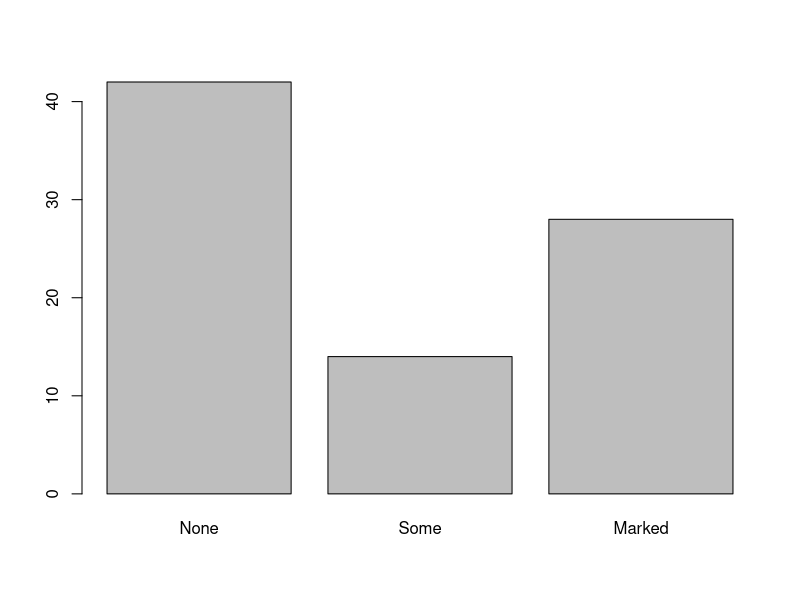
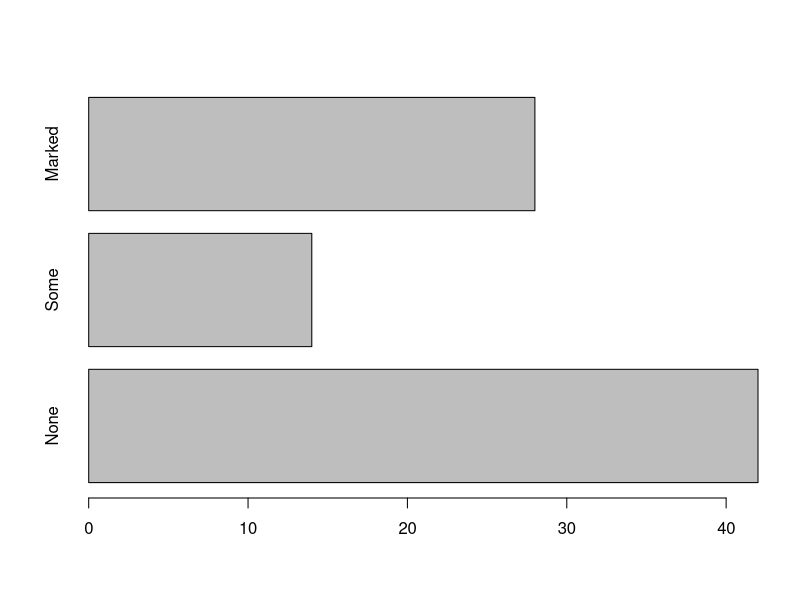
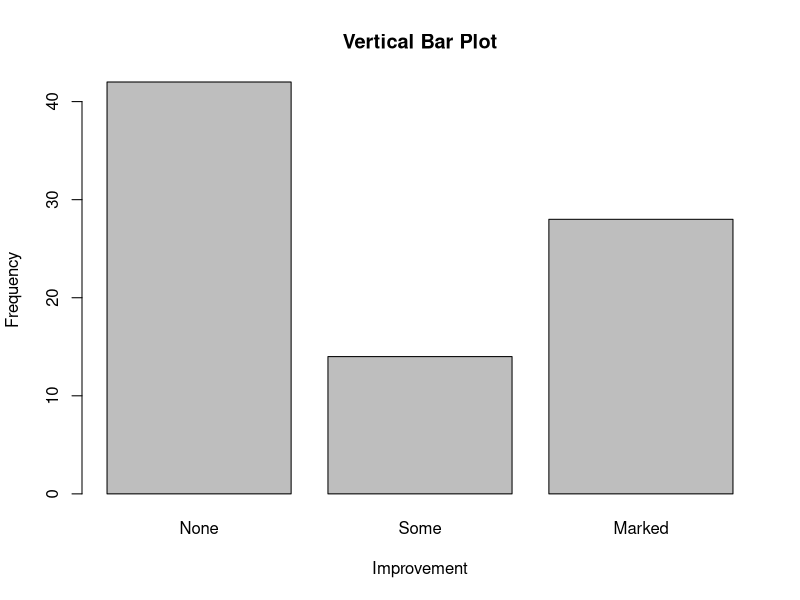
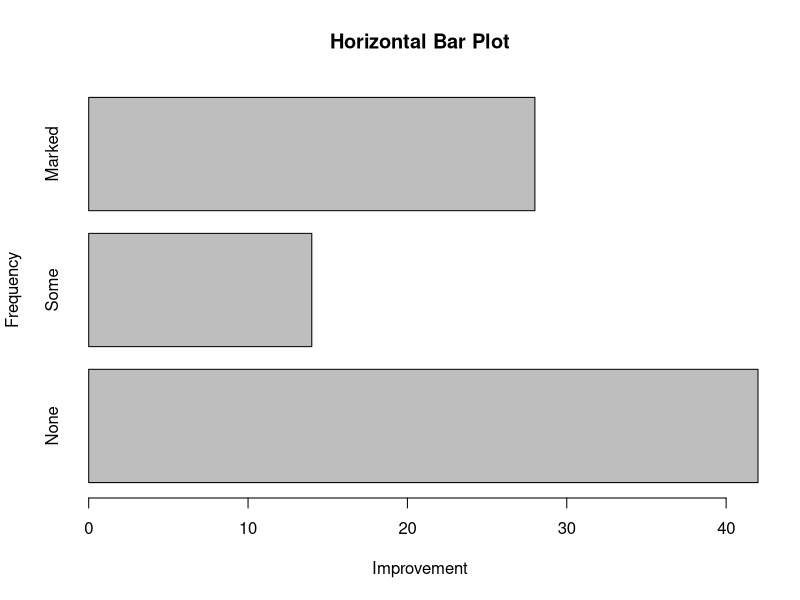
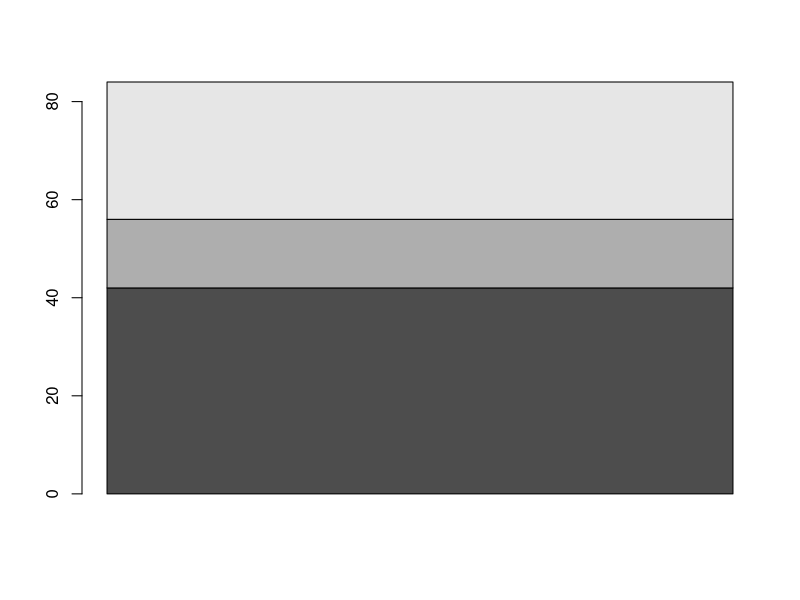
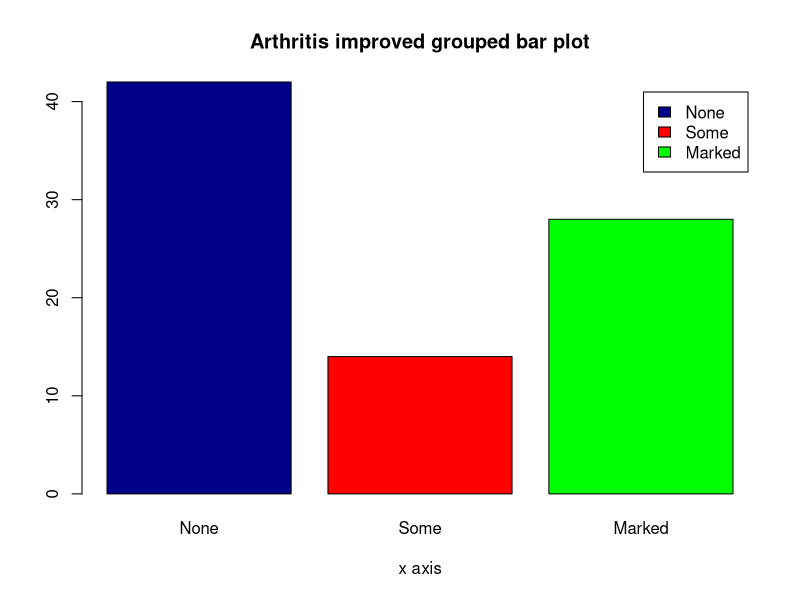
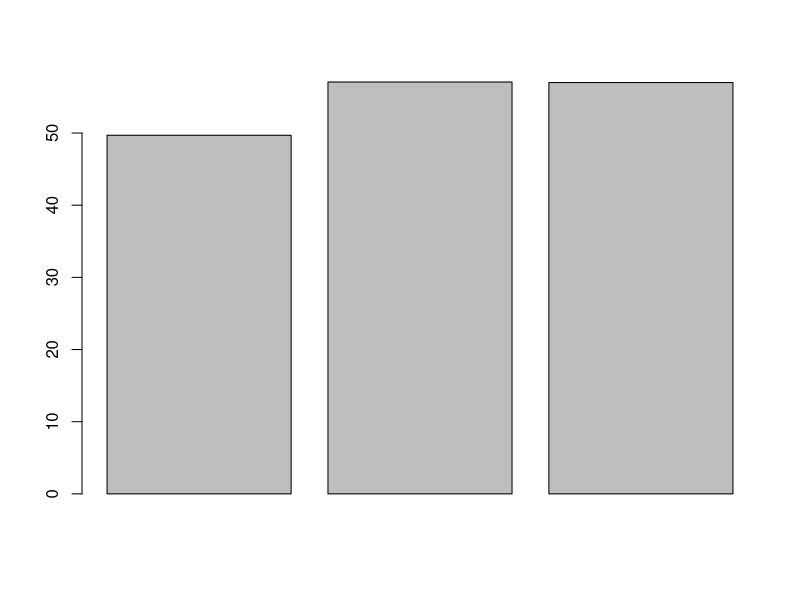
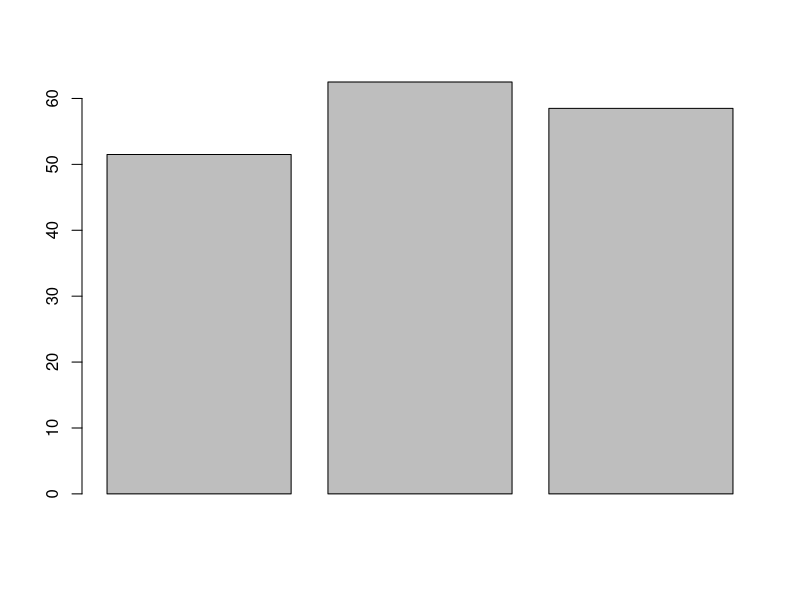

The R script that drew these images, in order: (Note: this script raises an error after producing the figures.)
#R Assignment - XLRI DS Program 
#Author@@@--Srividhya Balasubramaniam---
#Date @@@@--May21-2016

#************QUESTION#1*************#
#BEGIN
#Write a function, called myFunction(), which takes a single argument n, an implements the following:
  #Simulate n independent numbers, denoted by x = x1, x2, x3,.. xn  from the N(0,1) distribution.
  #Calculate the mean, xmean.
  #If xmean >= 0, then simulate n independent numbers denoted by y = y1, y2, y3,.. yn from the exponential density with the mean xmean.
  #If  xmean < 0, then simulate n independent numbers denoted by z = z1, z2, z3,.. zn from the exponential density with the mean -xmean.
  #Set y = -z
  #Calculate k which is the number of j with |y_j |  > |x_j |
  # Return the list of x, y and k with the names xVec, yVec and count respectively.
#SOLUTION

rexp(5, rate=1/30)
rexp(5, rate=1)
rexp(5, rate=1/5)
rnorm(5)

myFunction <- function(n) 
{ 
  #Normal Distribution with mean 0 and SD 1 generates n observations of random numbers
  xVec <- rnorm(n,0,1) 
  #Gives the mean of the vector xVec
  xMean <- mean(xVec) 
  #We use rexp to generate the exponential density with 1/mean
  #Then based on conditions we get the sign of value and re-apply
  yVec <- sign(xMean)*rexp(n, rate=abs(1/xMean)) 
  #Get the total number of values where unsigned y is > unsigned x eg: sum(4:3>2)
  count <- sum( abs(yVec) > abs(xVec) ) 
  #returns a list of the above vectors
  return(list(xVec=xVec, yVec=yVec, count=count))
}
n=6
myFunction(n)

#************QUESTION#2*************#
#Write a function colMeans which will accept a data frame as an input and find out the 
#mean of the data of each column of the dataframe. If the column is a non-numeric field, 
#then the function must display an appropriate message. Use this function on the cricData dataframe 
#that we have created in class.

#Solution
#Load the CricData DataFrame
setwd("C:/RPractice/RProjects/CodingR/Asssignment") #Sets current working directory
list.files()
cricdata <- read.csv("CricData.csv")#reads file to memory
cricdata # display the data

#Trying it manually without functions
nums<-sapply(cricdata, is.numeric)
nums
numCric<-cricdata[ , nums]
numCric
MeansCric<-apply(numCric,MARGIN=2,FUN=mean)
MeansCric

#Try this with Functions
colMeans <- function(d)
{
  nums<-sapply(d, is.numeric)
  numd<-d[ , nums]
  Meansd<-apply(numd,MARGIN=2,FUN=mean)
  return(Meansd)
}
colMeans(cricdata)

#Need help -incomplete need to show custom messages - could not show msg when it is non numeric


#**************QUESTION 3************************

#Q3. Write a function primefn() which will accept a integer parameter, n and return the first n prime numbers. 
#Sieve of Eratosthenes
#From 2 to N iteratively mark the non prime numbers. whichever is marked non prime iterate
#While any non prime left do the loop and then exit all the prime numbers
#Assuming n is an integer and n is not too large
#Iteration need not exceed square root of N

#Pseudo Code (from- wikipidia)
#Input: an integer n > 1

#Let A be an array of Boolean values, indexed by integers 2 to n,
#initially all set to true.

#for i = 2, 3, 4, ..., not exceeding √n:
 # if A[i] is true:
#  for j = i2, i2+i, i2+2i, i2+3i, ..., not exceeding n :
 # A[j] := false

#Output: all i such that A[i] is true.


PrimeSeive <- function(n)
{
  n <- as.integer(n)
  if(n > 1e8) stop("n too large")
  primes <- rep(TRUE, n)
  primes[1] <- FALSE
  lp <- 2
  intsqrtn <- floor(sqrt(n))
  while (lp <= intsqrtn)
  {
    #returns the multiples from 2*lastprime to n by multiples of lp
    primes[seq.int(2*lp, n, lp)] <- FALSE
    #get all the sets of values after lp till sqrt+1 for next iteration
    sel <- which(primes[(lp+1):(intsqrtn+1)])
    #check if any of the vectors are TRUE
    if(any(sel)){
      #Set iteration variable to last plus next
      lp <- lp + min(sel)
    }else lp <- intsqrtn+1
  }
  #after looping return the position of primes that are TRUE
  which(primes)
}

PrimeSeive(100000)



#******************QUESTION4*****************


#Q4. Read the contents of the yearly_sales files into a dataframe.
setwd("C:/RPractice/RProjects/CodingR/Asssignment") #Sets current working directory
list.files()
YearlySales <- read.csv("yearly_sales_assignment 2.csv")#reads file to memory
str(YearlySales)
head(YearlySales,10) # display the data
#Find out the number of records.
nrow(YearlySales)
#Extract the third column of the data frame.
trdcol <- YearlySales[,3]
trdcol
#Extract the gender column of the data frame
g<-YearlySales$gender
g
#Retrieve the 1st and the 2nd rows of the data frame
fs <- YearlySales[1:2,]
fs
#Retrieve the first, third and the fourth columns
ftf <- YearlySales[,c(1,3,4)]
ftf
#Retrieve all the records whose gender is female.
subset(YearlySales,gender=='F')
#Categorize sales_totals into three groups, small (<100), medium (100 – 500) and big (>500).
SALEGRP <- vector(mode ="character", length = length(YearlySales$sales_total))
SALEGRP[YearlySales$sales_total<100] <- "SMALL"
SALEGRP[YearlySales$sales_total>=100 & YearlySales$sales_total<500] <- "MEDIUM"
SALEGRP[YearlySales$sales_total>=500] <- "BIG"

SALEGRP
#Create a new ordered factor with levels, small, medium and big.\

F_SALEGRP <- factor(SALEGRP, levels=c("SMALL","MEDIUM","BIG"),ordered = TRUE)
F_SALEGRP
#Add the ordered factor to the data frame.

SALES <- cbind(YearlySales,F_SALEGRP)
SALES

#Look the summary of the data frame using the summary function.
summary(SALES)
#Find the following:
#a)	Correlation between sales_total and num_of_orders
cor(SALES$sales_total,SALES$num_of_orders)
#b)	Covariance between sales_total and num_of_orders
cov(SALES$sales_total,SALES$num_of_orders)
#c)	Mean of sales_total
mean(SALES$sales_total)
#d)	Median of sales_total
median(SALES$sales_total)
#e)	Range of sales_total
range(SALES$sales_total)
#f)	Standard deviation and variance of sales_total
sd(SALES$sales_total)
var(SALES$sales_total)
#g)	Find out the standard deviation of the first three columns of the data frame using only one function.
apply(SALES[1:3], 2, FUN =  function(cl) sds=sd(cl,na.rm=TRUE))




#***************QUESTION 5 **************************
#Q5. Download and install the “vcd” package. Use the Arthritis data set for the following problems

#install the package
install.packages('vcd')

#Load the libraries
#Visualizing Categorical Data

library(MASS)
library(grid)
library(vcd)

#Looking at the firt 10 records
head(Arthritis,10)
summary(Arthritis)
class(Arthritis)
#Draw a vertical bar plot and a horizontal bar plot on the number of “None”, “Some” and “Marked”. 
improvedCnt <- table(Arthritis$Improved)
improvedCnt
class(improvedCnt)

barplot(improvedCnt)
barplot(improvedCnt,horiz=TRUE)

#Give a title and label the axes.
barplot(improvedCnt, main="Vertical Bar Plot", xlab = "Improvement",ylab = "Frequency")
barplot(improvedCnt, main="Horizontal Bar Plot", xlab = "Improvement",ylab = "Frequency",horiz=TRUE)

#Consider the cross tabulation of treatment type and improvement status.
data("Arthritis")
names(Arthritis)
table(Arthritis$Treatment, Arthritis$Improved)

#Draw the graph as a stacked bar plot and a grouped bar plot.
barplot(as.matrix(improvedCnt))


barplot(improvedCnt, main="Arthritis improved grouped bar plot",
        xlab="x axis", col=c("darkblue","red", "green"),
        legend = rownames(improvedCnt), beside=TRUE)

improvedCnt

#Draw bar plots for sorted mean and median values.
summary(Arthritis)

ageMean<-aggregate(Arthritis[, 4], list(Arthritis$Improved), mean)
ageMean
ageMedian<-aggregate(Arthritis[, 4], list(Arthritis$Improved), median)
ageMedian
class(ageMean)
class(ageMedian)

barplot(as.vector(ageMean$x))
barplot(as.vector(ageMedian$x))

#Draw a spinogram.

treatment <- factor(rep(c(1, 2), c(43, 41)), levels = c(1, 2),
                    labels = c("placebo", "treated"))
improved <- factor(rep(c(1, 2, 3, 1, 2, 3), c(29, 7, 7, 13, 7, 21)),
                   levels = c(1, 2, 3),
                   labels = c("none", "some", "marked"))

treatment
improved
(spineplot(improved ~ treatment))
#***************QUESTION 6 **************************
#Q6. Create a vector of values – 10, 12, 4, 16, 8. Let us assume that these are the 
#number of gold medals won by the countries US, UK, Australia, China and France in a particular competition.

vvalues <- c(10,12,4,16,8)
vvalues
#Draw a simple pie chart, pie chart with percentages

labelsss <- c("US", "UK", "Australia", "Germany", "France")
pie(vvalues, labels = labelsss, main="Pie Chart of Countries")

#a 3D pie chart based on the above.
install.packages('plotrix')
library(plotrix)
pie3D(vvalues,labels=labelsss,explode=0.1,
      main="Pie Chart of Countries ")

#Draw a fan plot based on the above data. 

iucn.df<-data.frame(area=c("Africa","Asia","Europe","N&C America",
                           "S America","Oceania"),threatened=c(5994,7737,1987,4716,5097,2093))
fan.plot(vvalues,max.span=pi,
         labels=paste(labelsss,vvalues,sep="-"),
         main="Fan plot won by country",ticks=276)

#***************QUESTION 7 **************************

install.packages("ggplot2")
library(ggplot2)
#Q7. Load the mtcars data
mtcars
names(mtcars)
#Draw a simple histogram.


qplot(mtcars$mpg,
      geom="histogram", 
      binwidth = 0.5)

#Draw another histogram with 12 bins of red color.

qplot(mtcars$mpg,
      geom="histogram",
      binwidth = 12,  
      main = "Histogram for mpg", 
      xlab = "mpg",  
      fill=I("red")
)

summary(mtcars)

ggplot(data=mtcars, aes(mtcars$mpg)) + 
  geom_histogram(breaks=seq(20, 50, by = 2), 
                 col="black", 
                 fill="red", 
                 alpha = .2) + 
  labs(title="Histogram for Mpg") +
  labs(x="Mpg", y="Count") + 
  xlim(c(20,30)) + 
  ylim(c(0,6))


#Draw another histogram with rug plot and frame.
mtcars
ggplot(mtcars,aes(mpg,qsec))  + geom_point() + geom_rug(col="blue",alpha=.1)

#Draw the fourth histogram with normal curve.

gg <- ggplot(mtcars, aes(x=mpg)) 
gg <- gg + geom_histogram(binwidth=2, colour="black", aes(y=..density.., fill=..count..))
gg <- gg + scale_fill_gradient("Count", low="#DCDCDC", high="#7C7C7C")
gg <- gg + stat_function(fun=dnorm,
                         color="red",
                         args=list(mean=mean(mtcars$mpg), 
                                   sd=sd(mtcars$mpg)))

gg
class(gg)
#Draw a kernel density plot

ggplot(mtcars, aes(x=mpg)) + geom_density()

ggplot(mtcars, aes(x=mpg)) + geom_density(aes(group=vs, colour=vs, fill = vs))
 

#Draw a box plot, and then draw a parallel box plot to compare these three groups: four, six and eight cylinders. 
ggplot(mtcars, aes(x=cyl, y = vs)) + geom_boxplot(aes(group=vs, colour=vs, fill = vs))
--incomlete...

#***************QUESTION 8 **************************


#Q8. Refer to the BankSalaries.csv file. Read the data in a dataframe. 
#Write a function which will accept the dataframe and return the following 
#analysis in the format shown below:

setwd("C:/RPractice/RProjects/CodingR/Asssignment") #Sets current working directory
list.files()
BankSal <- read.csv("BankSalaries_assignment2.csv")#reads file to memory
str(BankSal)
BankSal
summary(BankSal)

head(BankSal)

subtable1 <- round(prop.table(table(BankSal$JobGrade,BankSal$Gender),2) * 100,2)
subtable1
class(subtable1)
Totals <- round(prop.table(table(BankSal$JobGrade)) * 100,2)
Totals
class(Totals)
FinalTable <- cbind(subtable1,Totals)
dFinal <- as.data.frame(FinalTable)
#dFinal$JobGrade <- seq(1:6)
print(dFinal)
#unable to format.
dFinal$Female = paste(dFinal$Female,"%")
dFinal$Male = paste(dFinal$Male,"%")
dFinal$Totals = paste(dFinal$Totals,"%")
print(dFinal)
